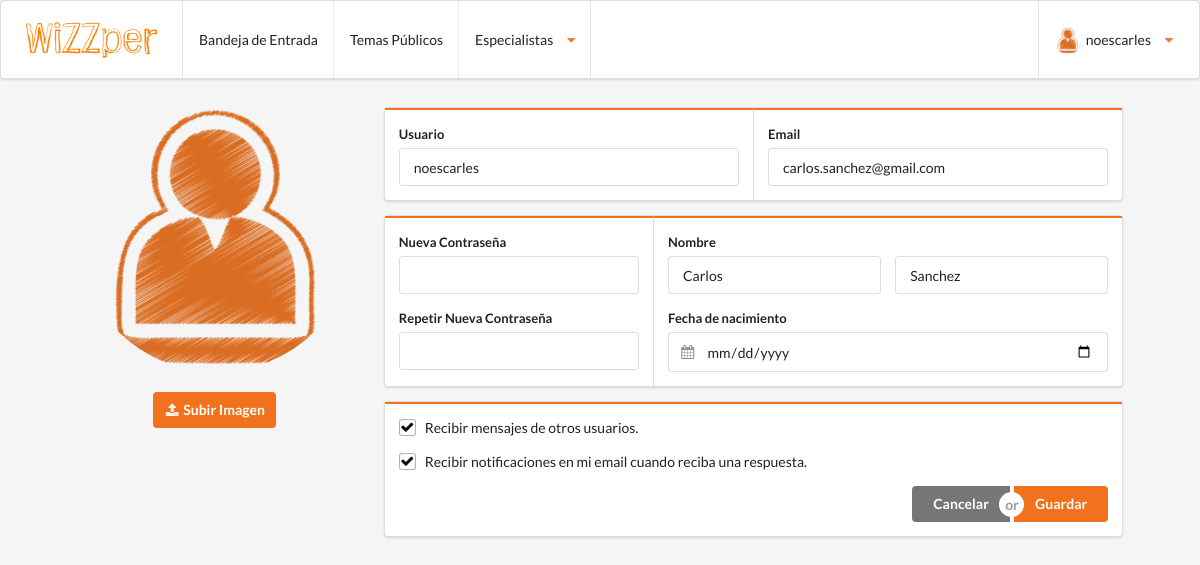
The app's page /modificar_perfil.php (signed in), older data.
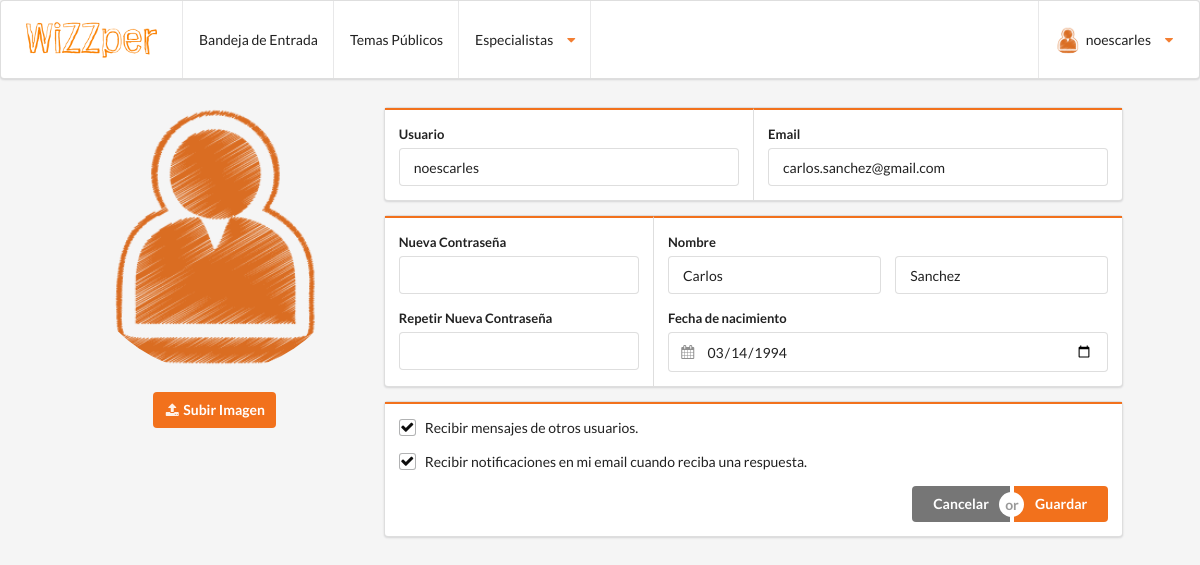
The same page, newer data.
### tables this page shows
CREATE TABLE IF NOT EXISTS `tbl_user` (
		`user_id` int(11) NOT NULL,
		`user_nickname` varchar(50) NOT NULL,
		`user_email` varchar(50) NOT NULL,
		`user_password` varchar(50) NOT NULL,
		`user_name` varchar(30) NULL,
		`user_surname` varchar(50) NULL,
		`user_dateofbirth` date NULL,
		`user_avatar` varchar(50) NULL,
		`user_gender` tinyint(1) NULL,
		`user_response` boolean default true NULL,
		`user_notification` boolean default true NULL
	);

### modificar_perfil.php (the view, shortened to what this page needs)
<?php
	include ("conexion.php");
    $fecha = date('Y-m-j');
    $nuevafecha = strtotime ( '-18 year' , strtotime ( $fecha ) ) ;
    $nuevafecha = date ( 'Y-m-j' , $nuevafecha );
    $sql = "SELECT * FROM tbl_user WHERE user_id='$_SESSION[wizzperid]'";
    $datos = mysqli_query($con, $sql);
    while($send = mysqli_fetch_array($datos)){
		$nickname=utf8_encode($send['user_nickname']);
		$email=utf8_encode($send['user_email']);
		$nombre=utf8_encode($send['user_name']);
		$apellidos=utf8_encode($send['user_surname']);
		$birth=$send['user_dateofbirth'];
		$respuestas=$send['user_response'];
		$notificaciones=$send['user_notification'];
	}
?>
<!DOCTYPE html>
<html lang="es">
    <head>
        <link rel="stylesheet" type="text/css" href="css/style.css">
        <link rel="stylesheet" type="text/css" href="dist/semantic.min.css">
    </head>
    <body>
		<header>
            <nav class="ui stackable menu">
                <span class="item"><img class="ui small image" src="media/logo/loguito.png" onclick="location.href='index.php'"></span>
                <a class="item" href="index.php">
                    Bandeja de Entrada
                </a>
                 <a class="item" href="temasPublicos.php">
                    Temas Públicos
                </a>
                <div class="ui simple dropdown item">
                    Especialistas <i class="dropdown orange icon"></i>
                </div>
                <div class="ui simple right floated dropdown item" id="user_options">
                    <img class="ui avatar image" src="media/img/users_avatar.png"><?php echo $_COOKIE["wizzper"];?><i class="dropdown orange icon"></i>
                </div>
            </nav>
        </header>
		<div class="ui stackable grid" id="grid_cuerpo">
        	<div class="four column row">
        		<div class="one wide column"></div>
        		<div class="four wide center aligned column">
        			<img class="ui medium circular image" src="media/img/users_avatar.png"><br/>
					<div>
						<label for="file" class="ui orange icon button">
						<i class="upload icon"></i>
						Subir Imagen</label>
					</div>
        		</div>
        		<div class="ten wide column">
        			<form class="ui modifcarPerfil form" name="modi" method="POST" action="procs/modificar_perfil.proc.php">
        				<div class="ui horizontal segments">
							<div class="ui orange segment">
								<div class="field">
									<label>Usuario</label>
									<input type="text" name="mod_nickname" value="<?php echo $nickname; ?>">
								</div>
							</div>
							<div class="ui orange segment">
								<div class="field">
									<label>Email</label>
									<input type="email" name="mod_email" value="<?php echo $email; ?>">
								</div>
							</div>
						</div>
						<div class="ui horizontal segments">
							<div class="ui orange segment">
								<div class="field">
									<label>Nueva Contraseña</label>
									<input type="password" name="mod_password">
								</div>
								<div class="field">
									<label>Repetir Nueva Contraseña</label>
									<input type="password" name="mod_repeat_password">
								</div>
							</div>
							<div class="ui orange segment">
								<div class="field">
									<label>Nombre</label>
									<div class="two fields">
										<div class="field">
											<input type="text" name="mod_nombre" value="<?php echo $nombre; ?>">
										</div>
										<div class="field">
											<input type="text" name="mod_apellidos" value="<?php echo $apellidos; ?>">
										</div>
									</div>
								</div>
								<div class="field">
									<label>Fecha de nacimiento</label>
	                                <div class="ui left icon input">
	                                    <input type="date" name="mod_dateofbirth" max='<?php echo $nuevafecha;?>' value='<?php echo $birth;?>'>
	                                </div>
                            	</div>
							</div>
						</div>
						<div class="ui horizontal segments">
							<div class="ui left aligned orange segment">
								<div class="ui checkbox">
								<?php
									if($respuestas!=0){
								?>
										<label>Recibir mensajes de otros usuarios.</label>
								<?php
									}else{
								?>
										<input type="checkbox" name="recibir_mensajes">
										<label>Recibir mensajes de otros usuarios.</label>
								<?php
									}
								?>
								</div>
								<div class="ui checkbox">
									<?php
									if($notificaciones!=0){
									?>
										<label>Recibir notificaciones en mi email cuando reciba una respuesta.</label>
									<?php
									}else{
									?>
										<input type="checkbox" name="notif_email">
										<label>Recibir notificaciones en mi email cuando reciba una respuesta.</label>
									<?php
									}
									?>
								</div>
								<div class="ui right floated buttons">
									<button class="ui grey button" type="reset">Cancelar</button>
									<div class="or"></div>
									<button class="ui orange button" type="submit">Guardar</button>
								</div>
							</div>
						</div>
					</form>
        		</div>
        		<div class="one wide column"></div>
        	</div>
		</div>
    </body>
</html>

### css/style.css (style rules this page uses)
#user_options { right:10px; }
#grid_cuerpo { margin-top:0px; }

Row changes from the older to the newer data that the page shows:
changed tbl_user "noescarles": mod_dateofbirth (not shown) → "03/14/1994"
